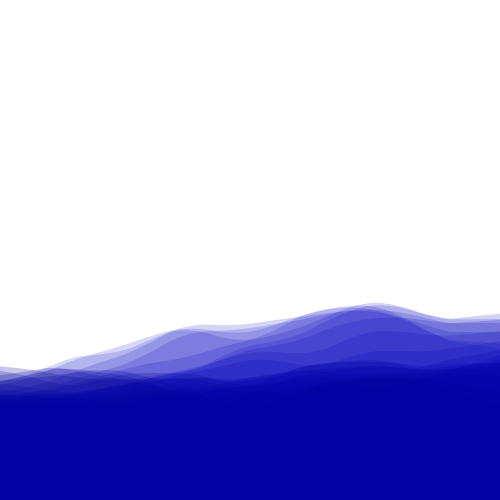
Frame 1 (no input)
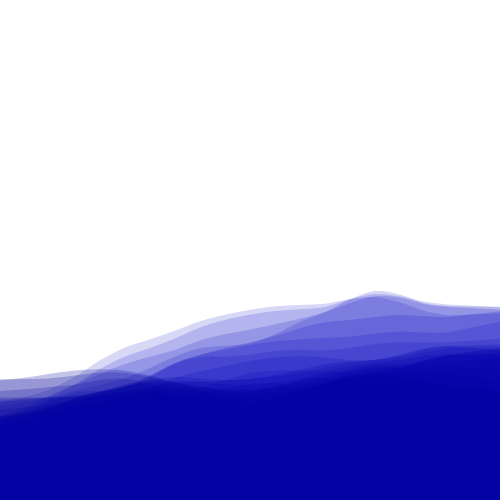
Frame 60 (the mouse pressed at the canvas centre just before this capture)
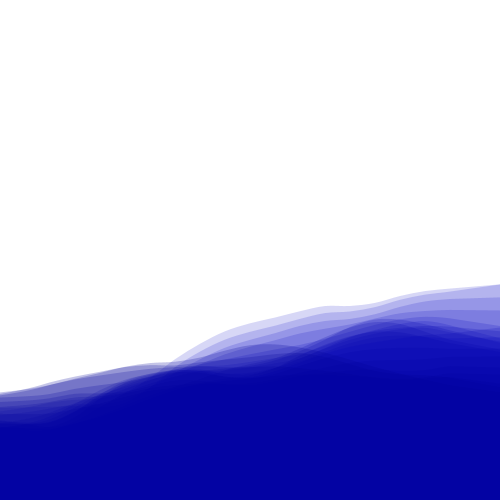
Frame 120 (the mouse held since frame 60 and released just before this capture)

The Processing sketch that drew these frames (run headless with seeded random() and noise(); from frame 60 on, the mouse is pressed at the canvas centre):

// Processing sketch: noise
// ── noise.pde
float a;
float b;
float bps;
float blue;
float alph;
int id = 5;
int tdbg = 0;
float max_wave_height;
float xx;
float yy;
float zz;

void setup() {
  size(500, 500);
  //frameRate(60);
  
  a = 0.05;
  b = 0;
  bps = 0.26;
  max_wave_height = (height * 0.6);
}

void debugText(String str) {
  tdbg += 1;
  text(str, 15, (15 * tdbg));
}

void draw() {
  tdbg = 0;
  
  background(255);
  //background(0, 191, 255);
  //background(135, 206, 250);
  //background(70, 130, 180);
  //background(135, 206, 250);
  //background(20, 20, 20);
  
  //debugText("fps = "+ Float.toString(frameRate));//debugText("fps = "+ Integer.toString(round(frameRate)));
  //debugText("bps = "+ Float.toString(bps));
  //debugText("a = "+ Float.toString(a));
  //debugText("num a = "+ Integer.toString(floor(1 / a)));
  //debugText("b = "+ Float.toString(b));
  //debugText("alph = "+ Float.toString(alph));
  
  zz = 0;
  
  for(float z = 1; z >= 0; z -= a) {
    alph = map(z, 0, 1, 60, 40);
    blue = map(z, 0, 1, 150, 200);
    fill(0, 0, blue, alph);
    noStroke();
    
    beginShape();
    //stroke(0, 0, blue, alph);
    
    vertex(0, height);
    
    xx = 0;
    yy = map(noise(0, zz + b, zz), 0, 1, (height - max_wave_height), height);
    
    vertex(xx, yy);
    
    for(float i = 0; i <= 1; i += a) {
      xx = (width * i);
      yy = map(noise(i, zz + b, zz), 0, 1, (height - max_wave_height), height);
      
      curveVertex(xx, yy);
    }
    
    xx = width;
    yy = map(noise(1, zz + b, zz), 0, 1, (height - max_wave_height), height);
    vertex(xx, yy);
    
    vertex(width, height);
    
    endShape();
    
    zz += a;
  }
  
  //b += ((frameRate / 60) * bps);
  b += ((frameRate / 60) / 60) * bps;
  //b += (a / frameRate);
}

void mouseWheel(MouseEvent event) {
  float e = event.getCount();
  
  if(e > 0) {
    bps = max(0.01, (bps - 0.01));
  } else if(e < 0) {
    bps += 0.01;
  }
}
